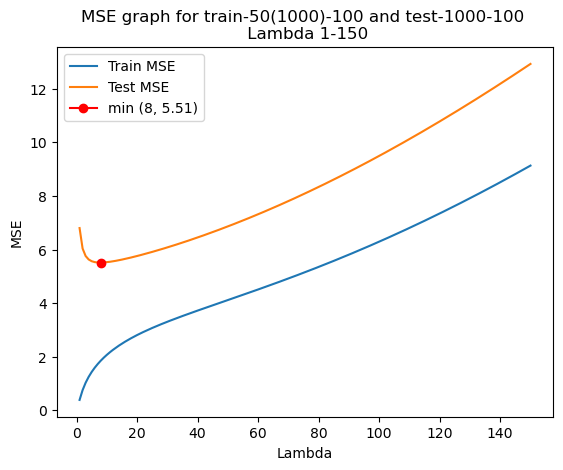

Reproduce this figure in Python.
import numpy as np
import pandas as pd
import matplotlib.pyplot as plt


#import csv file for train-100-10
df_raw_train = pd.read_csv("HW1_dataset//train-50(1000)-100.csv")

#import csv file for test-100-10
df_raw_test = pd.read_csv("HW1_dataset//test-1000-100.csv")

#df to graph with MSE's of lambdas 0-150
lambdas = [x for x in range(1,151)]
mse_graph = pd.DataFrame(lambdas)
mse_graph.rename({0:"Lambdas"}, axis = 1, inplace=True)
mse_graph['MSE_train'] = 0.0
mse_graph['MSE_train'].astype(float)
mse_graph['MSE_test'] = 0.0
mse_graph['MSE_test'].astype(float)

'''
The code below follows the following general steps:
1. Create dataframes that do not need to run within the lambda loop
2. Create the Lambda ID matrix (lambda*I)
2. Calculate w = (xT*x +lambda*I)^-1*xT*y
4. Calculate y-hat, or XW, for TRAIN and TEST data
5. Calculate the MSE for TRAIN and TEST
6. Graph (lambda, MSE) for TRAIN and TEST

'''
#1a. create relevant matrices for TRAIN
#I'm not sure why, but only the train-100-10.csv file created 2 unnamed columns
df_x_train = df_raw_train.drop(["y"], axis=1)
df_x_train.insert(0,"x0", 1)
df_y_train = df_raw_train[["y"]]
df_xT_train = df_x_train.T
df_xTx_train = df_xT_train.dot(df_x_train)

#1b. create relevant matrices for TEST
df_x_test = df_raw_test.drop(["y"], axis=1)
df_x_test.insert(0,"x0", 1)
df_y_test = df_raw_test[["y"]]

for lam in range(1,151):
    #2. creating lambda ID matrix
    lmbda = lam
    ID_matrix = np.eye(len(df_xTx_train.columns))
    lmbda_ID = lmbda * ID_matrix

    #3. calculating (xT*x + lambda*I) for TRAIN
    df_xTxLmbda_train = df_xTx_train + lmbda_ID
    
    #calculating inverse of (xT*x + lambda*I) for TRAIN
    df_inverse_train = pd.DataFrame(np.linalg.inv(df_xTxLmbda_train))
    
    #rename columns of df_inverse to match with df_y rows for TRAIN
    for x in range(len(df_inverse_train.columns)):
        df_inverse_train.rename({x:f"x{x}"}, axis = 1, inplace = True)
    
    #x-dagger = (xT*x +lambda*I)^-1*xT for TRAIN
    df_dagger_train = df_inverse_train.dot(df_xT_train)

    #final calculation to get w for TRAIN
    df_w = df_dagger_train.dot(df_y_train)

    #rename rows of df_w_train to match with df_x_train columns
    for x in range(len(df_w.index)):
        df_w.rename({x:f"x{x}"}, axis = 0, inplace = True)

    #4. calculating MSE
    #calculating 1/N*||xw - y||^2 for TRAIN
    df_xw_train = df_x_train.dot(df_w)
    df_mse_train = ((df_xw_train - df_y_train)**2)/len(df_x_train)
    
    #calculating 1/N*||xw - y||^2 for TEST
    df_xw_test = df_x_test.dot(df_w)
    df_mse_test = ((df_xw_test - df_y_test)**2)/len(df_x_test)

    #summing all values in matrix df_mse to get ||xw - y||^2 for TRAIN
    mse_train = df_mse_train.sum()
    
    #summing all values in matrix df_mse to get ||xw - y||^2 for TEST
    mse_test = df_mse_test.sum()

    # add MSE_lambda to mse_graph for TRAIN
    mse_graph.loc[mse_graph["Lambdas"] == lam, "MSE_train"] = mse_train.iloc[0]
    
    # add MSE_lambda to mse_graph for TEST
    mse_graph.loc[mse_graph["Lambdas"] == lam, "MSE_test"] = mse_test.iloc[0]
    
    
#mse_graph.to_csv("mse_test.csv", index = False)

print(mse_graph)

#gets the (x,y) coordinate of the minimum test mse
min_x = mse_graph.loc[mse_graph["MSE_test"].idxmin(),"Lambdas"]
min_y = mse_graph["MSE_test"].min()

#create scatter plot of mse_graph
plt.plot(mse_graph['Lambdas'], mse_graph["MSE_train"], label = "Train MSE")
plt.plot(mse_graph['Lambdas'], mse_graph["MSE_test"], label = "Test MSE")
plt.plot(min_x, min_y, marker="o", color='red', label=f"min ({min_x}, {round(min_y,2)})")
plt.legend()
plt.xlabel("Lambda")
plt.ylabel("MSE")
plt.title("MSE graph for train-50(1000)-100 and test-1000-100 \n Lambda 1-150")

plt.show()
